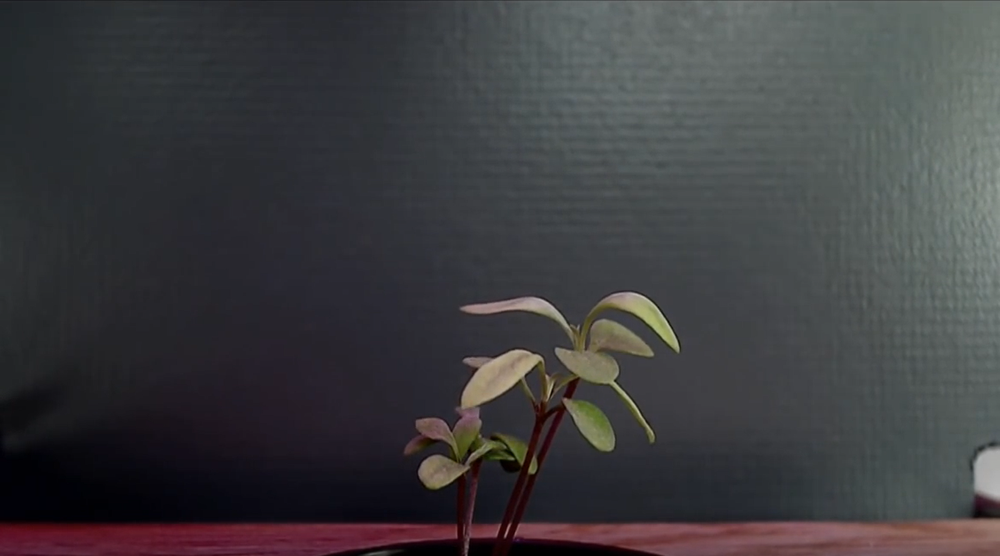
#> input picture plant2Copy.png, 1000 x 556 px, shrunk from 1800 x 1000 before the run
$ python contours.py   (older library calls are emulated)
#> lines starting #> are read from the running program, lines starting #| are printed output that depends on the picture; after the words box and inside, x2 and y2 are one past the last pixel; in counts of white or black regions, pixels touching at a corner belong together

import numpy as np
import cv2
from matplotlib import pyplot as plt
from matplotlib import image as image
import easygui


plant = cv2.imread("plant2Copy.png")
#> plant is the input picture: shape (556, 1000, 3); mean B, G, R 63.8, 61.3, 61.9


grayImg = cv2.cvtColor(plant, cv2.COLOR_BGR2GRAY)
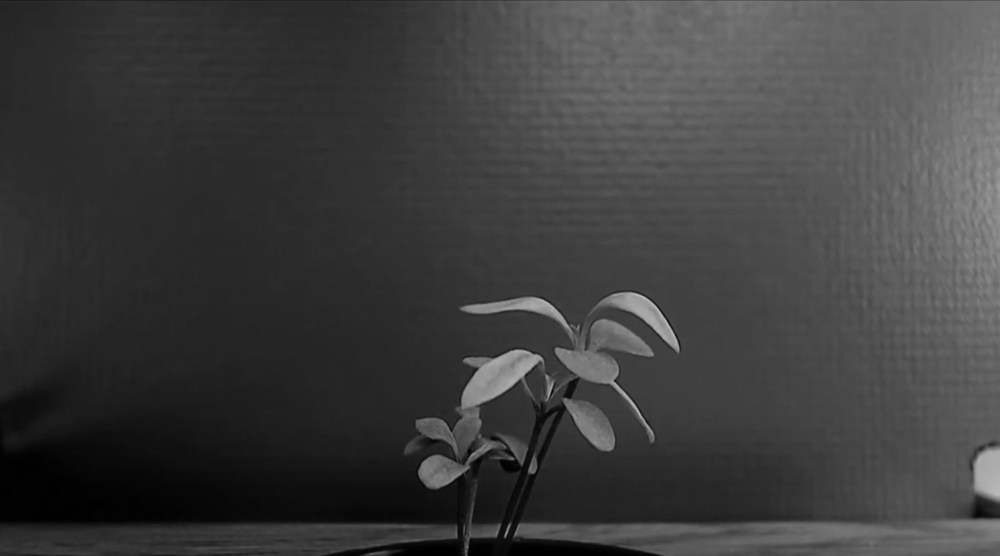
#> grayImg: shape (556, 1000); min 0, max 193, mean 61.8

thresh = cv2.adaptiveThreshold(grayImg,255,cv2.ADAPTIVE_THRESH_GAUSSIAN_C,cv2.THRESH_BINARY,15,5)
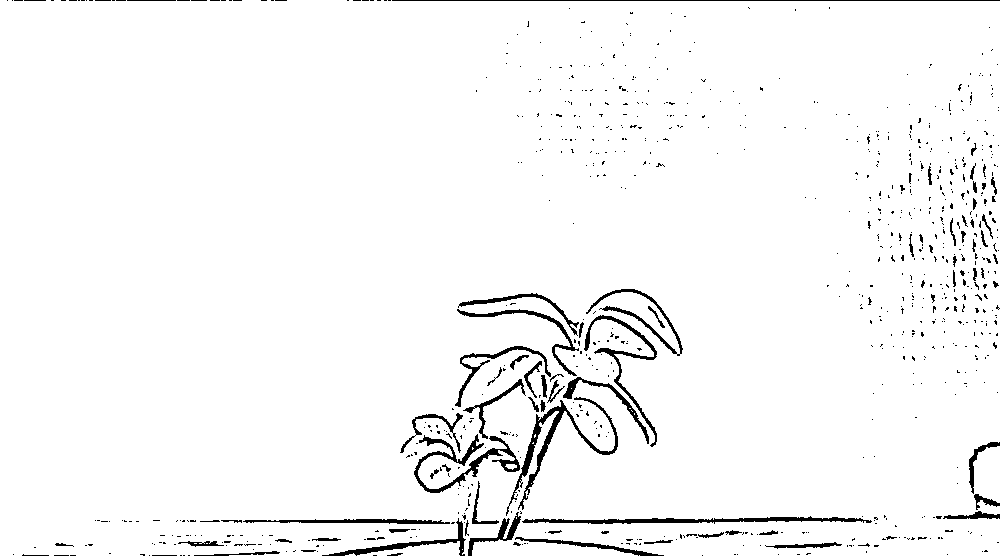
#> thresh: shape (556, 1000); 96.7% white; 837 black regions (757 under 20 px), largest, box (x1, y1, x2, y2) and area: (506, 397, 618, 516) 1546, (414, 434, 520, 493) 1365, (522, 516, 872, 524) 1271

#gray = np.float32(grayImg)
#gray = cv2.bilateralFilter(gray, 11, 17, 17)


edged = cv2.Canny(thresh, 30, 200)
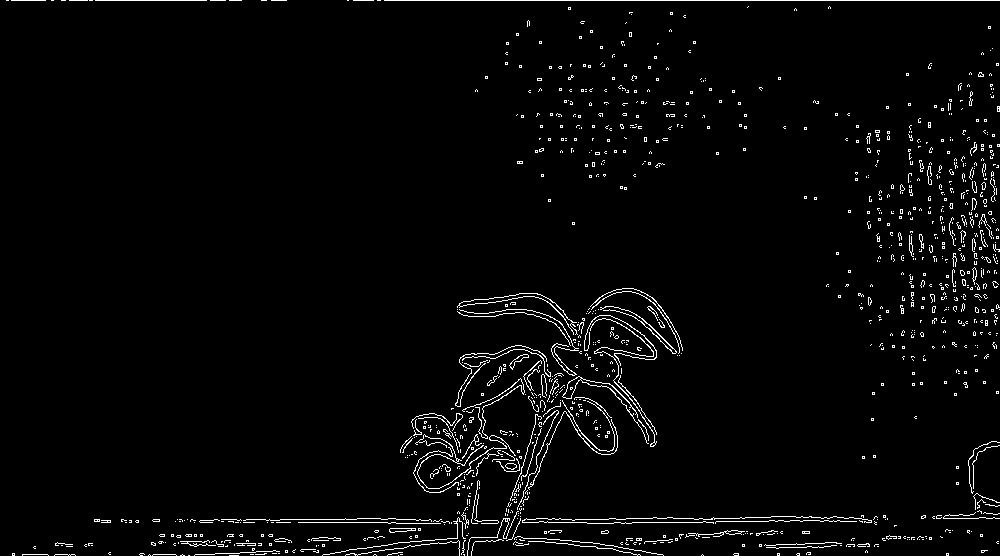
#> edged: shape (556, 1000); 2.7% white in thin lines or dots


(_,contoursEdge,_) = cv2.findContours(edged.copy(), mode = cv2.RETR_EXTERNAL, method = cv2.CHAIN_APPROX_NONE)
#> contoursEdge = 1094 contours, 1072 with area under 20; largest, box (x1, y1, x2, y2) and area: (562, 376, 649, 444) 204, (509, 354, 529, 370) 76, (389, 528, 416, 533) 74, (590, 318, 657, 447) 68, (415, 434, 516, 489) 60


#> (the run stopped early here; a loop or call above may not have finished)
